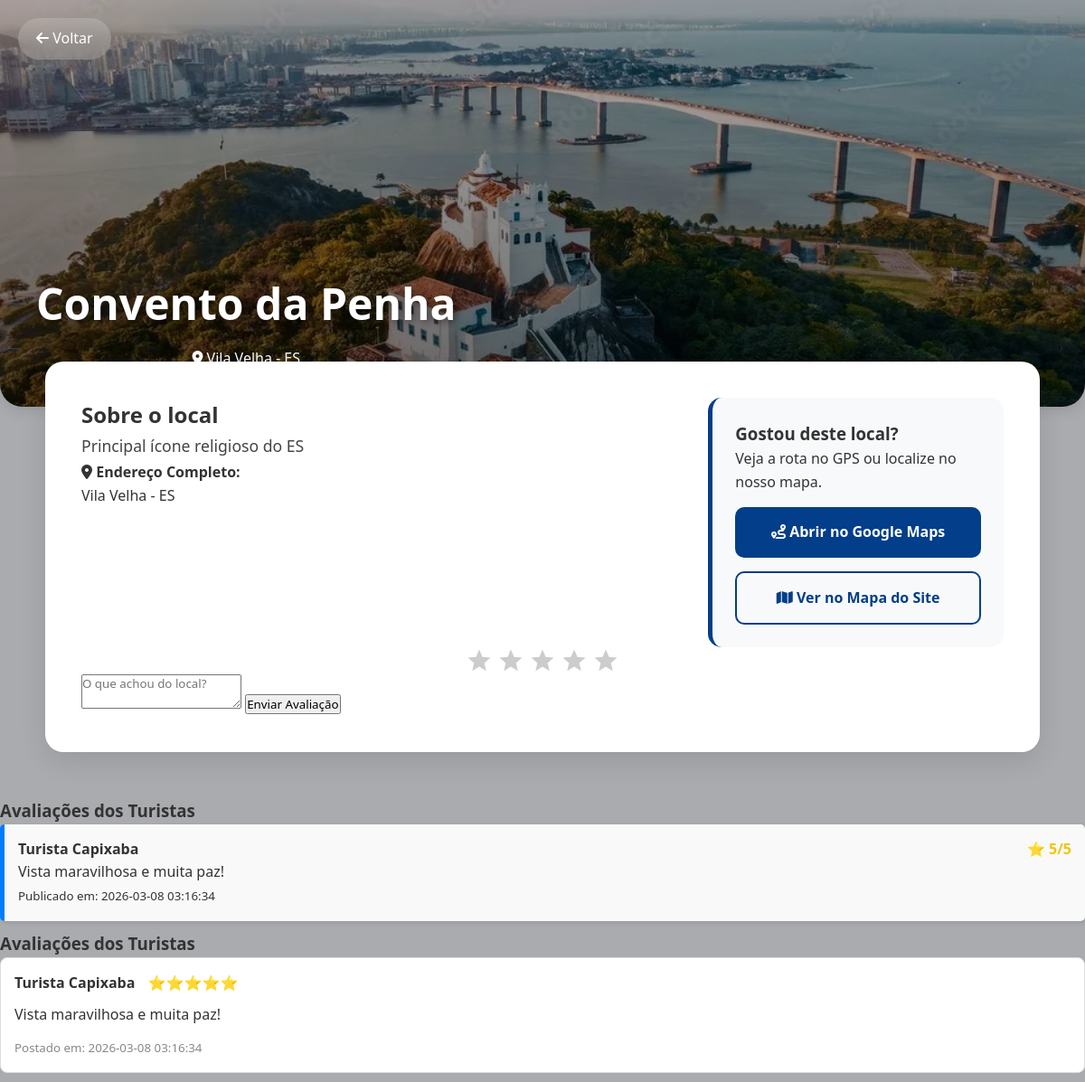
Page /detalhes/1 on the committed database.
### tables this page shows
CREATE TABLE pontos_turisticos(
       id INTEGER PRIMARY KEY AUTOINCREMENT,
       nome TEXT NOT NULL,
       descricao TEXT,
       latitude REAL NOT NULL,
       longitude REAL NOT NULL,
       categoria_id INTEGER NULL,
       endereco TEXT,
       imagem TEXT,   
       FOREIGN KEY (categoria_id) REFERENCES categorias(id) ON DELETE SET NULL
    );

CREATE TABLE avaliacoes (
        id INTEGER PRIMARY KEY AUTOINCREMENT,
        id_ponto_turistico INTEGER NOT NULL,
        id_usuario INTEGER NOT NULL,
        nota INTEGER CHECK(nota >= 1 AND nota <= 5),
        comentario TEXT,
        data_publicacao TIMESTAMP DEFAULT CURRENT_TIMESTAMP,
        FOREIGN KEY (id_ponto_turistico) REFERENCES pontos_turisticos(id) ON DELETE CASCADE,
        FOREIGN KEY (id_usuario) REFERENCES usuarios(id) ON DELETE CASCADE
    );

CREATE TABLE usuarios (
        id INTEGER PRIMARY KEY AUTOINCREMENT,
        nome TEXT NOT NULL,
        email TEXT UNIQUE NOT NULL,
        data_cadastro TIMESTAMP DEFAULT CURRENT_TIMESTAMP
    );

### app.py (the view)
@app.route('/detalhes/<int:id>')
def detalhes(id):
    conn = get_connection()
    cursor = conn.cursor()
    cursor.execute("SELECT * FROM pontos_turisticos WHERE id = ?", (id,))
    row = cursor.fetchone()
    ponto = dict(row) if row else None
    conn.close()
    comentarios = obter_comentarios_do_ponto(id)
    return render_template('detalhes.html', ponto=ponto, comentarios=comentarios)

### app.py (called while the page is built)
def get_connection():
    conn = sqlite3.connect(DATABASE)
    conn.row_factory = sqlite3.Row
    return conn

### database.py (called while the page is built)
def get_connection():
    conn = sqlite3.connect(DATABASE)
    conn.row_factory = sqlite3.Row
    return conn

def obter_comentarios_do_ponto(id_ponto):
    conn = get_connection()
    cursor = conn.cursor()
    query = """
        SELECT usuarios.nome, avaliacoes.nota, avaliacoes.comentario, avaliacoes.data_publicacao
        FROM avaliacoes
        JOIN usuarios ON avaliacoes.id_usuario = usuarios.id
        WHERE avaliacoes.id_ponto_turistico = ?
        ORDER BY avaliacoes.data_publicacao DESC
    """
    cursor.execute(query, (id_ponto,))
    comentarios = cursor.fetchall()
    conn.close()
    return comentarios

### templates/detalhes.html (shortened to what this page needs)
<!DOCTYPE html>
<html lang="pt-br">
<head>
    <link rel="stylesheet" href="{{ url_for('static', filename='css/style.css') }}">
    <link rel="stylesheet" href="https://cdnjs.cloudflare.com/ajax/libs/font-awesome/6.0.0/css/all.min.css">
</head>
<body class="detalhes-page">
    <header class="ponto-header" style="background-image: linear-gradient(rgba(0,0,0,0.3), rgba(0,0,0,0.6)), url('/static/img/{{ ponto.imagem }}');">
        <div class="header-content">
            <a href="/mapa" class="btn-voltar"><i class="fas fa-arrow-left"></i> Voltar</a>
            <h1>{{ ponto.nome }}</h1>
            <p class="tag-categoria">
                <i class="fas fa-map-marker-alt"></i>
                {{ ponto.endereco.split(',')[0] if ponto.endereco else 'Espírito Santo' }}
            </p>
        </div>
    </header>
    <main class="container-detalhes">
        <div class="grid-detalhes">
            <section class="info-principal">
                <h2>Sobre o local</h2>
                <p class="descricao-texto">{{ ponto.descricao }}</p>
                <div class="cards-extras">
                    <div class="card-info">
                        <i class="fas fa-location-dot"></i>
                        <span><strong>Endereço Completo:</strong><br>{{ ponto.endereco }}</span>
                    </div>
                </div>
            </section>
            <aside class="sidebar-acoes">
                <div class="action-box">
                    <h3>Gostou deste local?</h3>
                    <p>Veja a rota no GPS ou localize no nosso mapa.</p>
                    <a href="https://www.google.com/maps?q={{ ponto.latitude }},{{ ponto.longitude }}"
                       target="_blank" class="btn-rota">
                        <i class="fas fa-route"></i> Abrir no Google Maps
                    </a>
                    <a href="/mapa?lat={{ ponto.latitude }}&lon={{ ponto.longitude }}" class="btn-mapa-interno">
                        <i class="fas fa-map"></i> Ver no Mapa do Site
                    </a>
                </div>
            </aside>
        </div>
        <div class="rating">
  <label class="star" for="star5" title="Excelente"></label>
  <label class="star" for="star4" title="Muito bom"></label>
  <label class="star" for="star3" title="Bom"></label>
  <label class="star" for="star2" title="Razoável"></label>
  <label class="star" for="star1" title="Ruim"></label>
  </div>
<textarea id="comentario" placeholder="O que achou do local?"></textarea>
<button type="button" onclick="enviarAvaliacao()">Enviar Avaliação</button>
    </main>
<div class="secao-comentarios">
    <h3>Avaliações dos Turistas</h3>
    {% for c in comentarios %}
    <div class="card-comentario">
        <strong>{{ c['nome'] }}</strong>
        <span class="nota-estrelas">⭐ {{ c['nota'] }}/5</span>
        <p>{{ c['comentario'] }}</p>
        <small>Publicado em: {{ c['data_publicacao'] }}</small>
    </div>
    {% else %}
    <p>Ainda não há avaliações para este local. Seja o primeiro!</p>
    {% endfor %}
</div>
<div class="secao-comentarios">
  <h3>Avaliações dos Turistas</h3>
  <div id="comentarios-lista">
    {% if comentarios %}
    {% for c in comentarios %}
        <div style="border: 1px solid #ddd; padding: 15px; margin-bottom: 10px; border-radius: 8px; background: #fff;">
          <strong>{{ c.nome }}</strong>
          <span style="color: #f1c40f; margin-left: 10px;">
            {{ "⭐" * c.nota }}
          </span>
          <p style="margin: 10px 0;">{{ c.comentario }}</p>
          <small style="color: #888;">Postado em: {{ c.data_publicacao }}</small>
        </div>
      {% endfor %}
      {% else %}
      <p>Ainda não há avaliações para este local. Seja o primeiro!</p>
    {% endif %}
  </div>
</div>
</body>
</html>

### static/css/style.css (style rules this page uses)
* { margin: 0; padding: 0; box-sizing: border-box; font-family: 'Segoe UI', Tahoma, Geneva, Verdana, sans-serif; }
header { background: linear-gradient(to right, #023e8a, #0077b6); padding: 25px 15px; text-align: center; color: white; border-bottom-left-radius: 25px; border-bottom-right-radius: 25px; box-shadow: 0 5px 15px rgba(0,0,0,0.1); }
header h1 { font-size: 1.5rem; }
.ponto-header { height: 450px; background-size: cover; background-position: center; display: flex; align-items: flex-end; padding: 40px; color: white; }
.header-content h1 { font-size: 3rem; margin-bottom: 10px; text-shadow: 2px 2px 8px rgba(0,0,0,0.5); }
.btn-voltar { position: absolute; top: 20px; left: 20px; background: rgba(255,255,255,0.2); backdrop-filter: blur(10px); padding: 10px 20px; border-radius: 50px; color: white; text-decoration: none; transition: 0.3s; }
.container-detalhes { max-width: 1100px; margin: -50px auto 50px auto; background: white; padding: 40px; border-radius: 20px; box-shadow: 0 10px 30px rgba(0,0,0,0.1); position: relative; z-index: 20; }
.grid-detalhes { display: grid; grid-template-columns: 2fr 1fr; gap: 40px; }
.descricao-texto { font-size: 1.1rem; line-height: 1.8; color: #444; }
.action-box { background: #f8f9fa; padding: 25px; border-radius: 15px; border-left: 5px solid #023e8a; }
.btn-rota, .btn-mapa-interno { display: block; text-align: center; padding: 15px; margin-top: 15px; border-radius: 10px; text-decoration: none; font-weight: bold; transition: 0.3s; }
.btn-rota { background: #023e8a; color: white; }
.btn-mapa-interno { border: 2px solid #023e8a; color: #023e8a; }
html { scroll-behavior: smooth; }
.rating { display: flex; flex-direction: row-reverse; justify-content: center; gap: 5px; }
.rating label { cursor: pointer; width: 30px; height: 30px; background-color: #ccc; mask-repeat: no-repeat; transition: all 0.2s ease; }
.card-comentario { background: #f9f9f9; border-left: 5px solid #007bff; padding: 15px; margin-bottom: 10px; border-radius: 5px; box-shadow: 2px 2px 5px rgba(0,0,0,0.1); }
.nota-estrelas { color: #f1c40f; font-weight: bold; float: right; }

### rows in the picture
pontos_turisticos: imagem (picture), nome "Convento da Penha", endereco "Vila Velha - ES", descricao "Principal ícone religioso do ES"
avaliacoes: nome "Turista Capixaba", nota "5", comentario "Vista maravilhosa e muita paz!", data_publicacao "2026-03-08 03:16:34", nota "⭐⭐⭐⭐⭐"
